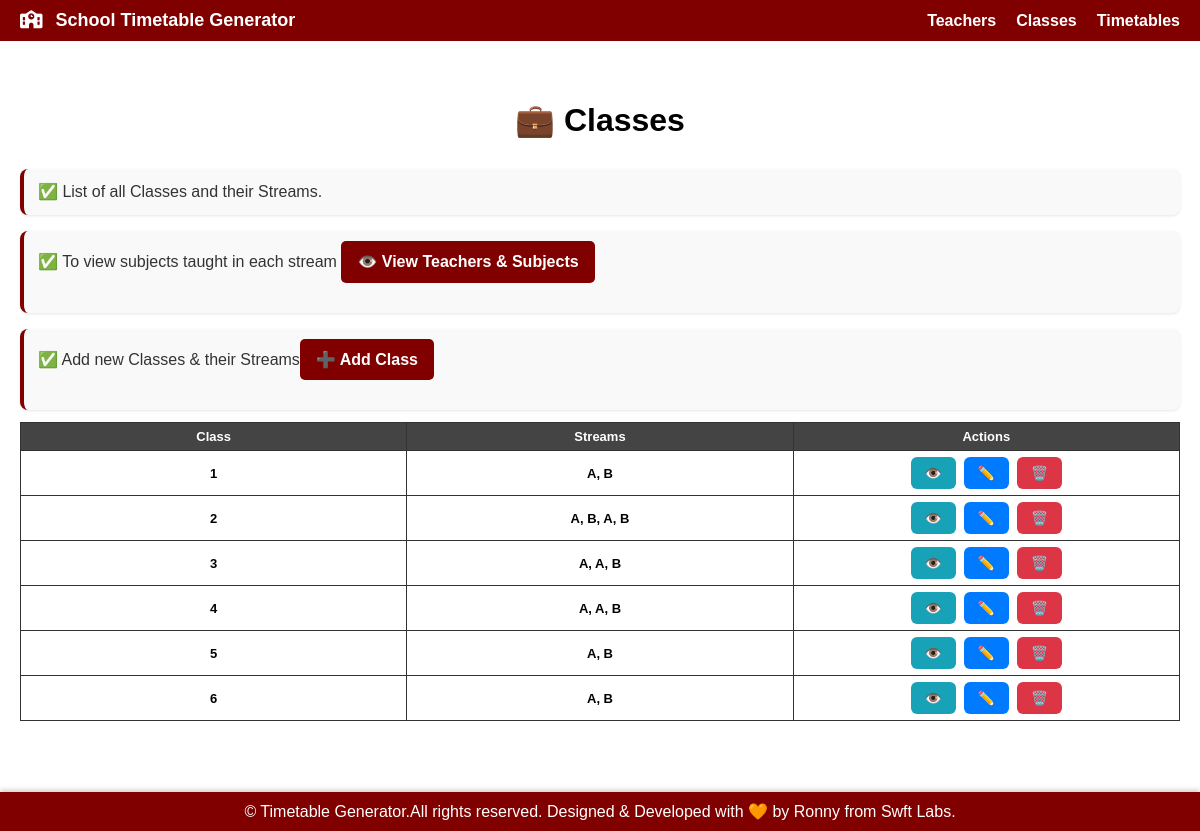
/classes/, run on the app's committed database.
### timetables/models.py (models this page shows, shortened)
class SchoolClass(models.Model):
    name = models.CharField(max_length=50)

class Stream(models.Model):
    school_class = models.ForeignKey(SchoolClass, on_delete=models.CASCADE, related_name='streams')
    name = models.CharField(max_length=10)  # e.g., "A"

### timetables/views.py (the view)
# urls.py: path('classes/', views.list_classes, name='classes'),
def list_classes(request):
    classes = SchoolClass.objects.all()
    paginator = Paginator(classes, 10)
    page_number = request.GET.get('page')
    page_obj = paginator.get_page(page_number)
    return render(request, 'list_classes.html', {'classes': page_obj, 'page_obj': page_obj})

### templates/list_classes.html (shortened to what this page needs)
{% extends 'base.html' %}
{% block content %}
<h1>💼 Classes</h1>
<p>✅ List of all Classes and their Streams.</p>
<p>✅ To view subjects taught in each stream <a href="{% url 'assignments' %}" class="btn-global"></i>👁️ View Teachers &  Subjects</a></p>
<p>✅ Add new Classes &  their Streams<a href="{% url 'add_class' %}" class="btn-global">➕ Add Class</a> </p>
<table>
  <tr>
    <th>Class</th>
    <th>Streams</th>
        <th>Actions</th>
  </tr>
  {% for cls in classes %}
    <tr>
      <td>{{ cls.name }}</td>
      <td>
{% for stream in cls.streams.all %}
    {{ stream.name }}{% if not forloop.last %}, {% endif %}
{% empty %}
    N/A
{% endfor %}
</td>
<td>
  <a href="{% url 'view_class' cls.id %}" class="action-btn view">👁️</a>
  <a href="{% url 'edit_class' cls.id %}" class="action-btn edit">✏️</a>
  <a href="{% url 'delete_class' cls.id %}" class="action-btn delete">🗑️</a>
</td>
    </tr>
  {% endfor %}
</table>
{% endblock %}

### static/css/style.css (style rules this page uses)
body { font-family: Arial, sans-serif; margin: 0; padding-top: 60px; overflow-x: hidden; }
.btn-global { display: inline-block; background: maroon; color: white; padding: 8px 16px; border-radius: 5px; text-decoration: none; font-weight: bold; transition: background 0.2s ease-in-out; margin-bottom: 20px; }
main p { font-size: 16px; line-height: 1.6; color: #333; margin-bottom: 12px; background: #f9f9f9; border-left: 4px solid maroon; padding: 10px 14px; border-radius: 8px; box-shadow: 0 1px 3px rgba(0,0,0,0.1); }
main p a { color: maroon; font-weight: 600; text-decoration: none; transition: 0.3s ease; }
h1 { text-align: center; margin-bottom: 30px; font-weight: bold; }
table { border-collapse: collapse; width: 100%; margin-bottom: 40px; background: white; table-layout: fixed; }
th, td { border: 1px solid #333; text-align: center; padding: 6px; font-size: 13px; font-weight: bold; word-wrap: break-word; }
th { background: #444; color: white; }
.action-btn { display: inline-block; padding: 4px 8px; margin: 0 2px; border-radius: 4px; text-decoration: none; font-size: 14px; transition: background 0.2s ease-in-out; }
.action-btn.view { background: #17a2b8; color: white; }
.action-btn.edit { background: #ffc107; color: black; }
.action-btn.delete { background: #dc3545; color: white; }
.action-btn { display: inline-block; padding: 8px 14px; border-radius: 6px; text-decoration: none; font-weight: bold; color: white; }
.action-btn.edit { background: #007bff; }
.action-btn.delete { background: #dc3545; }
.action-btn.view { background: #17a2b8; }

### data on the page
SchoolClass: name "1"
Stream: name "A"
Stream: name "B"
SchoolClass: name "2"
Stream: name "A"
Stream: name "B"
Stream: name "A"
Stream: name "B"
SchoolClass: name "3"
Stream: name "A"
Stream: name "A"
Stream: name "B"
SchoolClass: name "4"
Stream: name "A"
Stream: name "A"
Stream: name "B"
SchoolClass: name "5"
Stream: name "A"
Stream: name "B"
SchoolClass: name "6"
Stream: name "A"
Stream: name "B"
